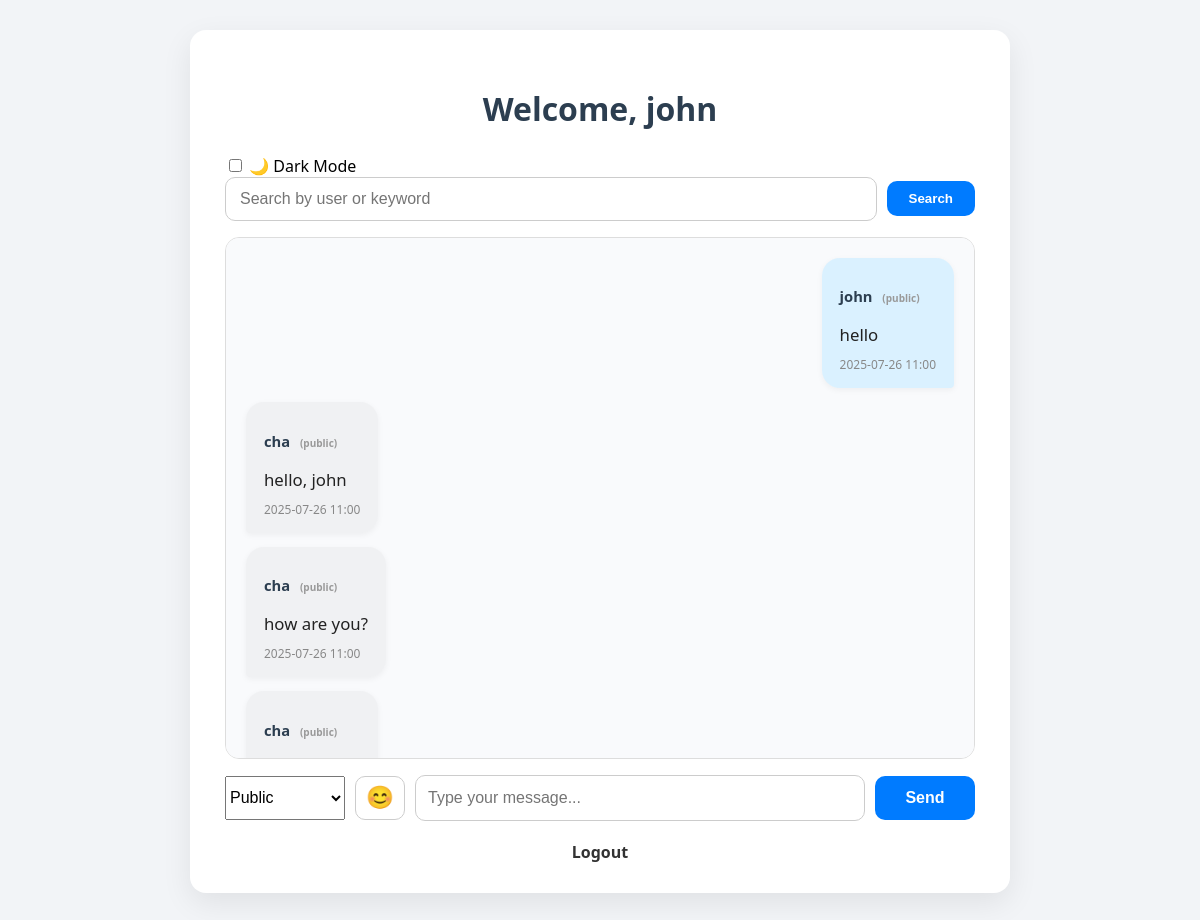
Page /chat (signed in) on the committed database.
### app/models.py (models this page shows)
class User(UserMixin, db.Model):
    id = db.Column(db.Integer, primary_key=True)
    username = db.Column(db.String(150), nullable=False, unique=True)
    password = db.Column(db.String(150), nullable=False)
    sent_messages = db.relationship(
        'Message',
        foreign_keys='Message.user_id',
        backref='user',
        lazy=True
    )
    received_messages = db.relationship(
        'Message',
        foreign_keys='Message.recipient_id',
        backref='recipient',
        lazy=True
    )

class Message(db.Model):
    id = db.Column(db.Integer, primary_key=True)
    content = db.Column(db.Text, nullable=False)
    timestamp = db.Column(db.DateTime, default=datetime.utcnow)
    user_id = db.Column(db.Integer, db.ForeignKey('user.id'), nullable=False)
    recipient_id = db.Column(db.Integer, db.ForeignKey('user.id'), nullable=True)

### app/routes.py (the view, shortened to what this page needs)
@main.route('/chat', methods=['GET', 'POST'])
@login_required
def chat():
    q = request.args.get('q', '').lower()
    messages = Message.query.order_by(Message.timestamp.asc()).all()
    if q:
        messages = [m for m in messages if
                    q in m.content.lower() or
                    q in m.user.username.lower() or
                    (m.recipient and q in m.recipient.username.lower())]
    users = User.query.all()
    return render_template("chat.html", messages=messages, users=users, timedelta=timedelta)

### app/routes.py (called while the page is built)
@login_manager.user_loader
def load_user(user_id):
    return User.query.get(int(user_id))

### app/templates/chat.html (shortened to what this page needs)
{% extends "base.html" %}
{% block content %}
<h2 class="chat-title">Welcome, {{ current_user.username }}</h2>
<div class="dark-mode-toggle">
    <label>
        <input type="checkbox" id="dark-toggle">
        🌙 Dark Mode
    </label>
</div>
<form method="GET" class="chat-filter-form">
    <input type="text" name="q" placeholder="Search by user or keyword" value="{{ request.args.get('q', '') }}">
    <button type="submit">Search</button>
</form>
<div class="chat-container">
    <div class="chat-box" id="chat-box">
        {% for message in messages %}
            {% if not message.recipient_id or message.recipient_id == current_user.id or message.user_id == current_user.id %}
                <div class="chat-message {% if message.user.username == current_user.username %}self{% else %}other{% endif %}">
                    <p class="chat-user">
                        {{ message.user.username }}
                        {% if message.recipient_id %}
                            <span class="private-label">→ {{ message.recipient.username }} <small>(private)</small></span>
                        {% else %}
                            <span class="public-label"><small>(public)</small></span>
                        {% endif %}
                    </p>
                    <p class="chat-text">{{ message.content }}</p>
                    <span class="timestamp">
                        {{ (message.timestamp + timedelta(hours=8)).strftime('%Y-%m-%d %H:%M') }}
                    </span>
                </div>
            {% endif %}
        {% endfor %}
    </div>
    <form id="chat-form" class="chat-input-form">
        <div class="chat-input-grid">
            <select id="recipient" name="recipient">
                <option value="">Public</option>
            </select>
            <button type="button" id="emoji-btn">😊</button>
            <input id="message-input" type="text" name="content" placeholder="Type your message..." required autocomplete="off">
            <button type="submit">Send</button>
        </div>
    </form>
    <div class="chat-controls">
        <a href="{{ url_for('main.logout') }}" class="logout-link">Logout</a>
    </div>
</div>
{% endblock %}

### app/static/style.css (style rules this page uses)
body { font-family: 'Segoe UI', Arial, sans-serif; background-color: #f2f4f7; padding: 30px; margin: 0; }
.chat-title { text-align: center; font-size: 2rem; font-weight: 700; color: #2c3e50; margin-bottom: 25px; }
form { margin: 0; }
.chat-filter-form, .chat-refresh-form { display: flex; gap: 10px; margin-bottom: 16px; flex-wrap: wrap; align-items: center; }
.chat-filter-form input { flex: 1; padding: 12px 14px; border-radius: 10px; border: 1px solid #ccc; font-size: 1rem; }
.chat-filter-form button, .chat-refresh-form button { padding: 10px 22px; background-color: #007bff; color: white; font-weight: 600; border: none; border-radius: 10px; cursor: pointer; transition: background-color 0.3s ease; }
.chat-box { background: #f9fafc; border: 1px solid #ddd; padding: 20px; border-radius: 14px; height: 480px; overflow-y: auto; display: flex; flex-direction: column; gap: 14px; margin-bottom: 16px; scroll-behavior: smooth; }
.chat-message { max-width: 75%; padding: 14px 18px; border-radius: 18px; background-color: #e4e6eb; align-self: flex-start; box-shadow: 0 2px 6px rgba(0,0,0,0.05); word-wrap: break-word; position: relative; animation: fadeIn 0.3s ease; }
.chat-message.self { background-color: #daf1ff; align-self: flex-end; border-bottom-right-radius: 4px; }
.chat-message.other { background-color: #f0f1f3; border-bottom-left-radius: 4px; }
.chat-user { font-weight: 600; font-size: 0.92rem; color: #2c3e50; margin-bottom: 5px; }
.chat-text { font-size: 1.05rem; color: #222; margin-bottom: 6px; white-space: pre-wrap; }
.timestamp { font-size: 0.75rem; color: #888; text-align: right; }
.logout-link { display: block; margin-top: 20px; text-align: center; font-weight: 600; color: #333; text-decoration: none; }
.public-label { font-size: 0.75rem; color: #999; margin-left: 6px; }
.chat-input-form { margin-bottom: 16px; }
.chat-input-grid { display: grid; grid-template-columns: 120px 50px 1fr 100px; gap: 10px; align-items: center; }
.chat-input-grid select, .chat-input-grid input, .chat-input-grid button { height: 44px; font-size: 1rem; }
#emoji-btn { background: #fff; border: 1px solid #ccc; border-radius: 10px; font-size: 1.4rem; cursor: pointer; width: 100%; display: flex; justify-content: center; align-items: center; transition: background-color 0.3s ease; }
.chat-input-grid input[type="text"] { padding: 0 12px; border-radius: 10px; border: 1px solid #ccc; }
.chat-input-grid button[type="submit"] { background-color: #007bff; color: white; font-weight: 600; border: none; border-radius: 10px; cursor: pointer; }

### rows in the picture
User: username "john"
Message: user.username "john", shows "(public)", content "hello", timestamp "2025-07-26 11:00"
Message: user.username "cha", shows "(public)", content "hello, john", timestamp "2025-07-26 11:00"
Message: user.username "cha", shows "(public)", content "how are you?", timestamp "2025-07-26 11:00"
Message: user.username "cha", shows "(public)"
